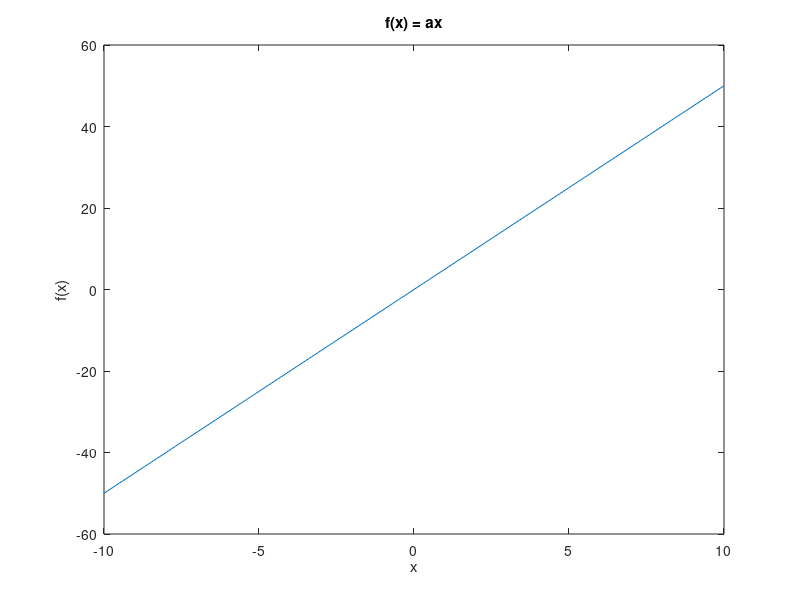

Write the MATLAB code that produced this figure.
% Octave Script
% Title			:Funcion Lineal
% Description		:Script para graficar una funcion de la forma f(x)=ax, f(x)=x+b, f(x)=ax+b
% Author		:Ing Horacio Rosales Velasco (lacho_t) ciberlinux2@gmail.com
% Date			:20210401
% Version		:1
% Usage			:octave> /path/f_lineal
% Notes			:Requiere aplicacion octave usar en consola preferentemente

%      f(x) = ax
%      f(x) = x + b
%      f(x) = ax + b
% si se graficá su comportamiento es lineal
%      ^
%    y |
%      |   /
%      |  /
%      | /
%      |/____________  > x
%
% limpiar variables
 clear
% Ejemplo f(x) = ax
% Pedir el valor para la constante a
 a=input('Inserta valor de constante a: ');
% Rango de -10..10 en i = 1
 x=-10:0.1:10;
% Valor de la funcion 
 y=a*(x); 
% Dibujar x,y
 plot(x, y);
% Titulo
 title("f(x) = ax");
% Etiqueta para x
 xlabel("x");
% Etiqueta para y
 ylabel("f(x)");

